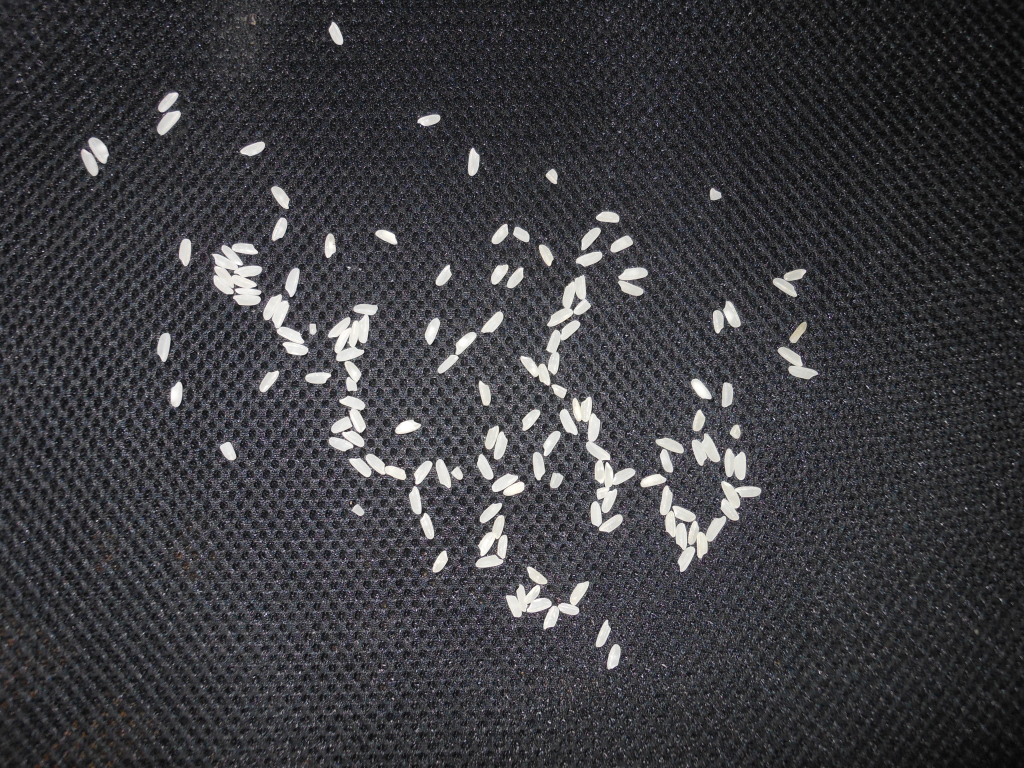
#> input picture Contagem_de_Arroz/Image/150.bmp, 1024 x 768 px, found by its file name
$ python teste_150.py
#> lines starting #> are read from the running program, lines starting #| are printed output that depends on the picture; after the words box and inside, x2 and y2 are one past the last pixel; in counts of white or black regions, pixels touching at a corner belong together
import cv2 as cv
import numpy as np
import matplotlib.pyplot as plt
import os

def contar_graos_watershed(image_path, min_area=88, max_area=1000, debug=False):
#> called with image_path = 'C:\\Work\\PyProjects\\Teste\\150.bmp', min_area = 88, max_area = 1000, debug = True
    image = cv.imread(image_path)
#> image is the input picture: shape (768, 1024, 3); mean B, G, R 64.2, 60.3, 60.5
    gray = cv.cvtColor(image, cv.COLOR_BGR2GRAY)
    blur = cv.GaussianBlur(gray, (9, 9), 0)
    thresh = cv.adaptiveThreshold(blur, 255, cv.ADAPTIVE_THRESH_GAUSSIAN_C,
                                   cv.THRESH_BINARY_INV, 11, 6)
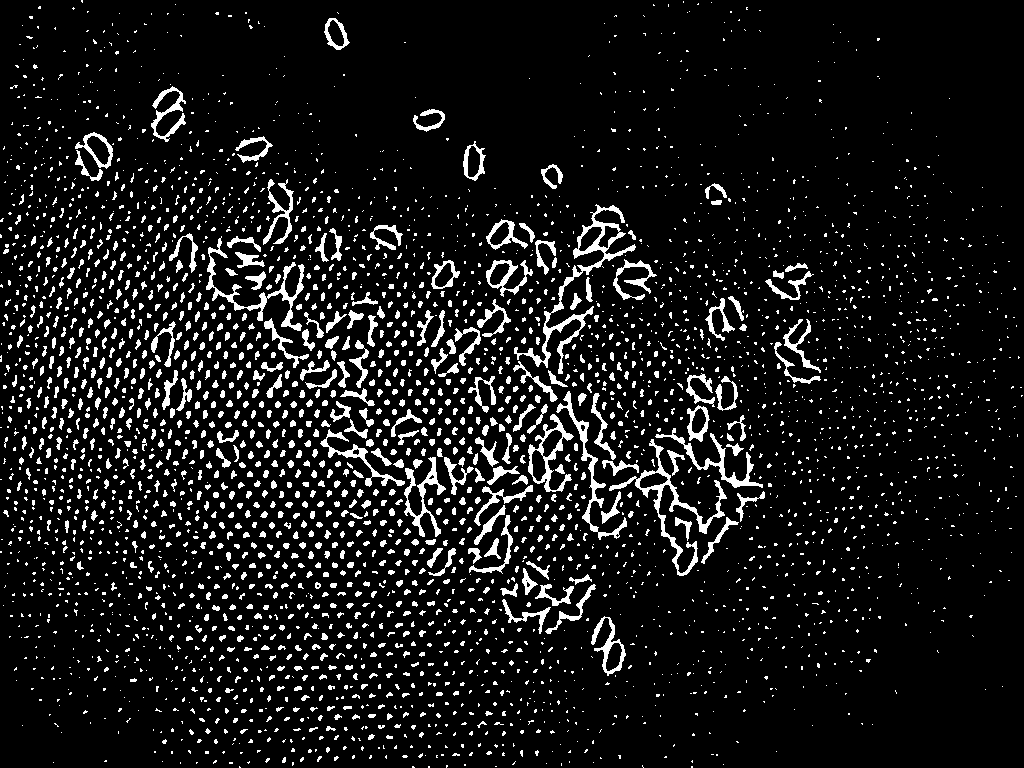
#> thresh: shape (768, 1024); 9.2% white; 3531 white regions (2598 under 20 px), largest, box (x1, y1, x2, y2) and area: (514, 204, 636, 374) 2200, (609, 439, 727, 576) 1711, (206, 236, 305, 331) 1320
    cv.imshow("Thresh", thresh)
    cv.waitKey(0)
    cv.destroyAllWindows()

    # Remover ruído com abertura morfológica
    kernel = np.ones((1, 1), np.uint8)
    opening = cv.morphologyEx(thresh, cv.MORPH_OPEN, kernel, iterations=1)
    cv.imshow("Opening", opening)
    cv.waitKey(0)
    cv.destroyAllWindows()

    # Background seguro
    kernel = np.ones((2, 2), np.uint8)
    sure_bg = cv.dilate(opening, kernel, iterations=1)
#> sure_bg: shape (768, 1024); 14.4% white; 3360 white regions (1883 under 20 px), largest, box (x1, y1, x2, y2) and area: (513, 204, 637, 403) 3403, (609, 439, 766, 577) 3288, (206, 236, 316, 369) 2421
    cv.imshow("sure_bg", sure_bg)
    cv.waitKey(0)
    cv.destroyAllWindows()

    # Distância para separar grãos
    dist_transform = cv.distanceTransform(opening, cv.DIST_L2, 5)
    cv.imshow("dist_transform", dist_transform)
    cv.waitKey(0)
    cv.destroyAllWindows()
    _, sure_fg = cv.threshold(dist_transform, 0.05 * dist_transform.max(), 255, 0)
    cv.imshow("sure_fg", sure_fg)
    cv.waitKey(0)
    cv.destroyAllWindows()

    # Marcação
    sure_fg = np.uint8(sure_fg)
    unknown = cv.subtract(sure_bg, sure_fg)
#> unknown: shape (768, 1024); 5.2% white in thin lines or dots
    _, markers = cv.connectedComponents(sure_fg)
#> markers: shape (768, 1024) int32; 3532 distinct labels, from 0 to 3531
    markers = markers + 1
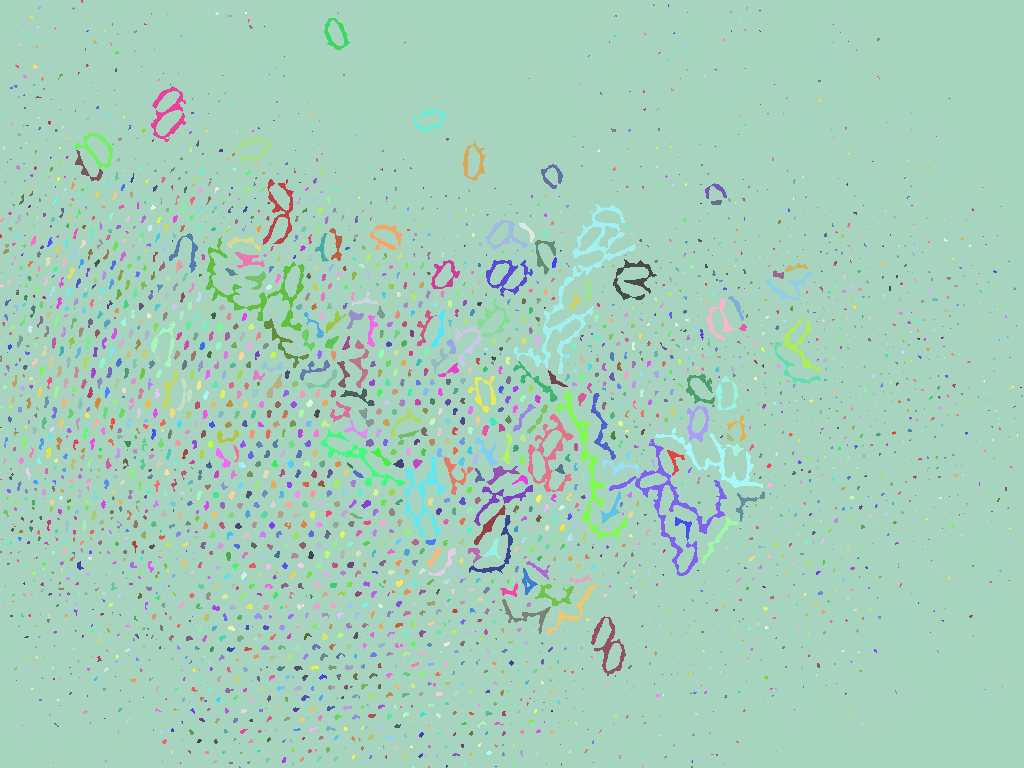
#> markers: shape (768, 1024) int32; 3532 distinct labels, from 1 to 3532; one colour per label, 0 black
    markers[unknown == 255] = 0

    # Watershed
    markers = cv.watershed(image, markers)
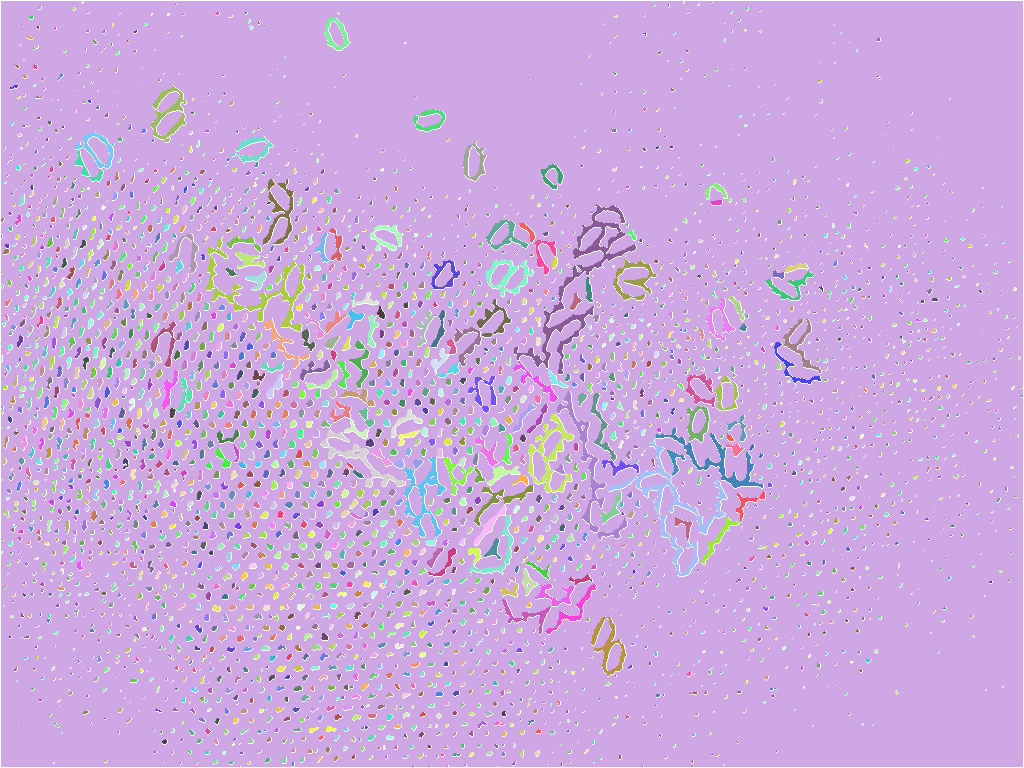
#> markers: shape (768, 1024) int32; 3533 distinct labels, from -1 to 3532; one colour per label, 0 black, -1 white
    result = image.copy()
    result[markers == -1] = [0, 0, 255]  # contorno vermelho opcional
#> result: shape (768, 1024, 3); 4.67% of pixels changed, all inside (x1, y1, x2, y2) = (0, 0, 1024, 768)
    cv.imshow("Result", result)
    cv.waitKey(0)
    cv.destroyAllWindows()

    # Encontrar contornos nos marcadores segmentados
    mask = np.uint8(markers > 1) * 255
#> mask: shape (768, 1024); 9.6% white; 3509 white regions (2528 under 20 px)
    cnts, _ = cv.findContours(mask, cv.RETR_EXTERNAL, cv.CHAIN_APPROX_SIMPLE)
#> cnts = 3509 contours, 2968 with area under 20; largest, box (x1, y1, x2, y2) and area: (514, 204, 636, 374) 2320, (609, 439, 727, 576) 1742, (528, 414, 574, 492) 1452, (206, 236, 305, 331) 1055, (404, 457, 446, 537) 1045
    valid = [c for c in cnts if min_area < cv.contourArea(c) < max_area]
#> valid = 80 contours; largest, box (x1, y1, x2, y2) and area: (556, 391, 627, 540) 861, (591, 616, 626, 676) 781, (486, 260, 533, 297) 716, (655, 428, 763, 488) 712, (75, 132, 114, 169) 688

    for c in valid:
        cv.drawContours(result, [c], -1, (0, 255, 0), 1)
#> this loop made 80 passes
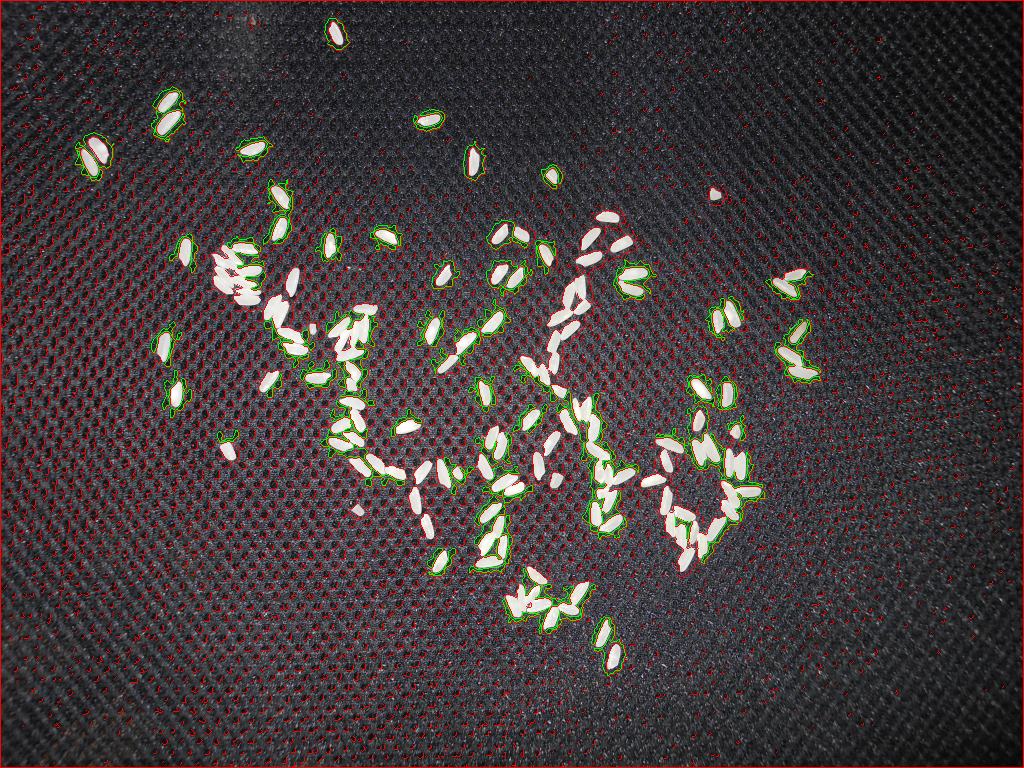
#> result: shape (768, 1024, 3); mean B, G, R 60.3, 60, 68.7

    if debug:
        plt.figure(figsize=(10, 6))
        plt.imshow(cv.cvtColor(result, cv.COLOR_BGR2RGB))
        plt.title(f"{os.path.basename(image_path)} - Grãos detectados: {len(valid)}")
        plt.axis('off')
        plt.tight_layout()
        plt.show()

    return len(valid)

# Exemplo de uso
image_path = r"C:\Work\PyProjects\Teste\150.bmp"
total = contar_graos_watershed(image_path, debug=True)
#> total = 80
print(f"Total de grãos detectados: {total}")
#| Total de grãos detectados: 80

$ run again, with Contagem_de_Arroz/Image/114.bmp copied over Contagem_de_Arroz/Image/150.bmp
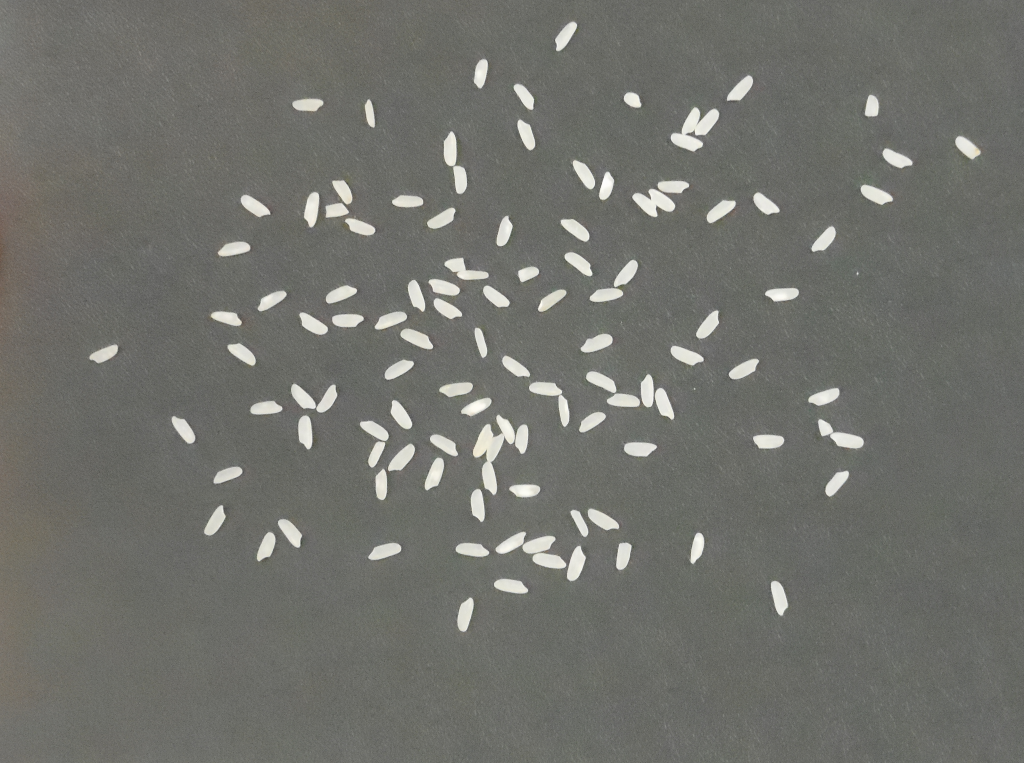
#> input picture Contagem_de_Arroz/Image/114.bmp, 1024 x 763 px, found by its file name
#> in contar_graos_watershed, image is the input picture: shape (763, 1024, 3); mean B, G, R 107.9, 113.3, 112.6
#> in contar_graos_watershed, `thresh = cv.adaptiveThreshold(blur, 255, cv.ADAPTIVE_THRESH_GAUSSIAN_C..`:
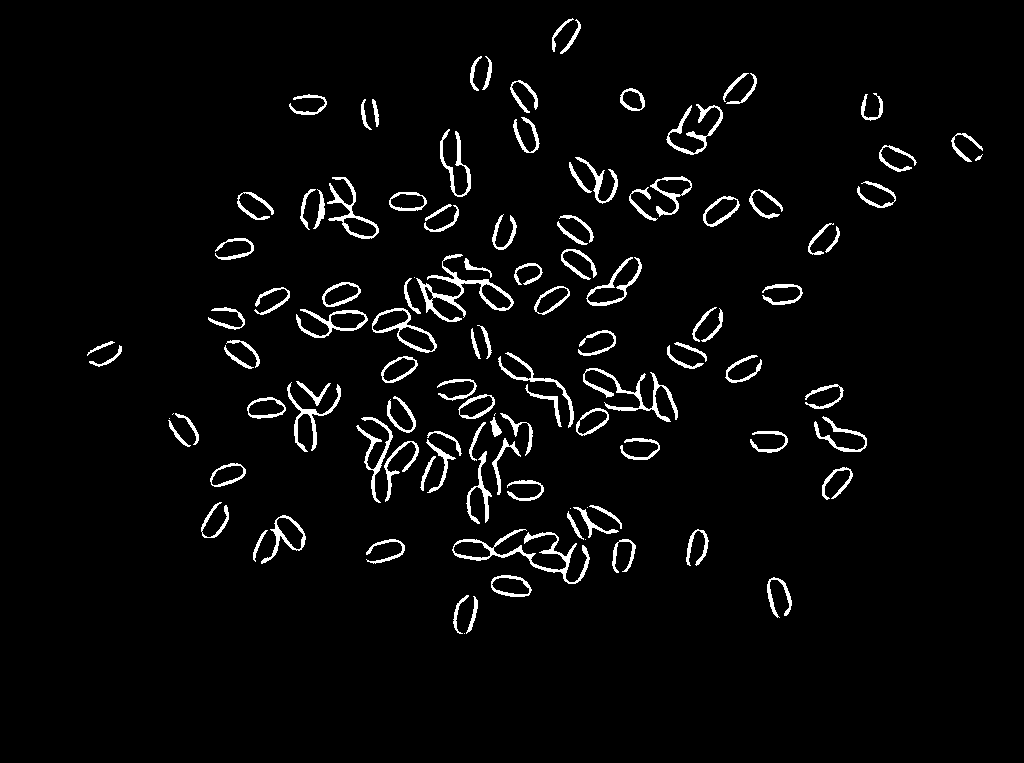
#> thresh: shape (763, 1024); 3.6% white; 115 white regions (8 under 20 px), largest, box (x1, y1, x2, y2) and area: (452, 529, 590, 584) 1242, (416, 254, 514, 322) 1181, (583, 368, 678, 422) 947
#> sure_bg: shape (763, 1024); 5.1% white; 91 white regions (1 under 20 px), largest, box (x1, y1, x2, y2) and area: (414, 254, 515, 323) 1796, (452, 529, 591, 585) 1743, (583, 368, 679, 423) 1320
#> unknown: shape (763, 1024); 1.5% white in thin lines or dots, all inside (x1, y1, x2, y2) = (87, 18, 984, 635)
#> mask: shape (763, 1024); 3.7% white; 113 white regions (8 under 20 px)
#> cnts = 113 contours, 9 with area under 20; largest, box (x1, y1, x2, y2) and area: (452, 529, 590, 584) 1393, (416, 254, 514, 322) 1385, (372, 308, 437, 353) 1354, (586, 257, 642, 306) 1244, (327, 177, 379, 239) 868
#> valid = 87 contours; largest, box (x1, y1, x2, y2) and area: (327, 177, 379, 239) 868, (296, 309, 368, 338) 828, (261, 515, 306, 564) 804, (650, 176, 692, 217) 694, (583, 368, 678, 422) 690
#> the loop in contar_graos_watershed, `for c in valid:` made 87 passes
#> after the loop in contar_graos_watershed, `for c in valid:`:
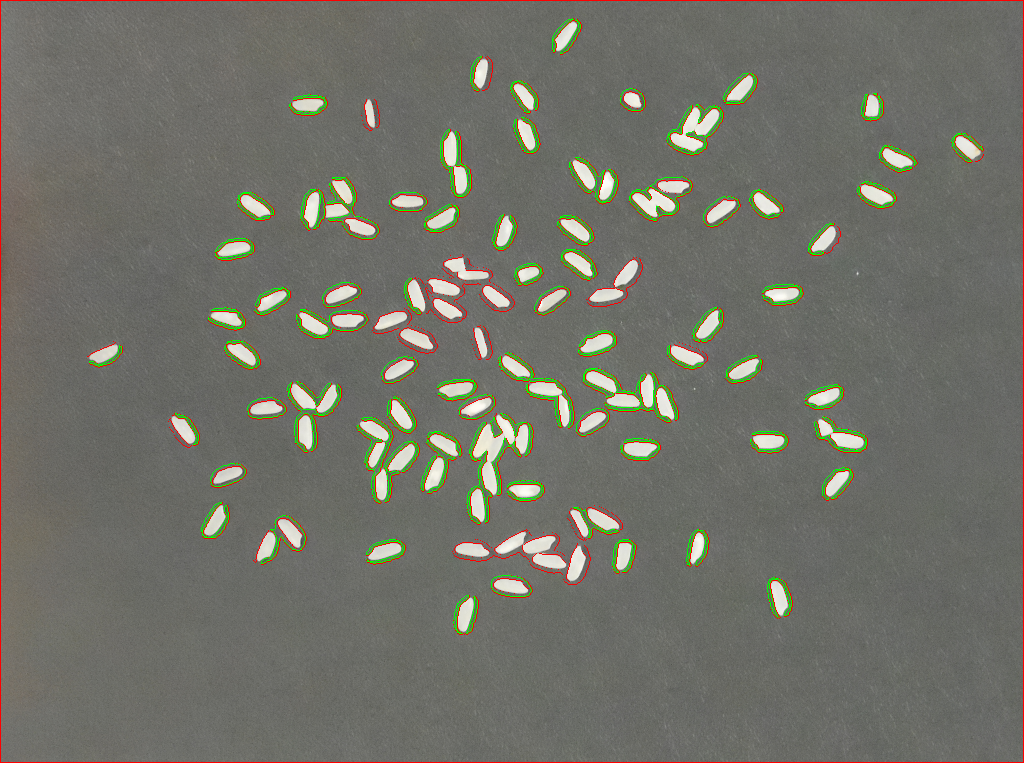
#> result: shape (763, 1024, 3); mean B, G, R 104.2, 113.5, 113.3
#> total = 87
#| Total de grãos detectados: 87
